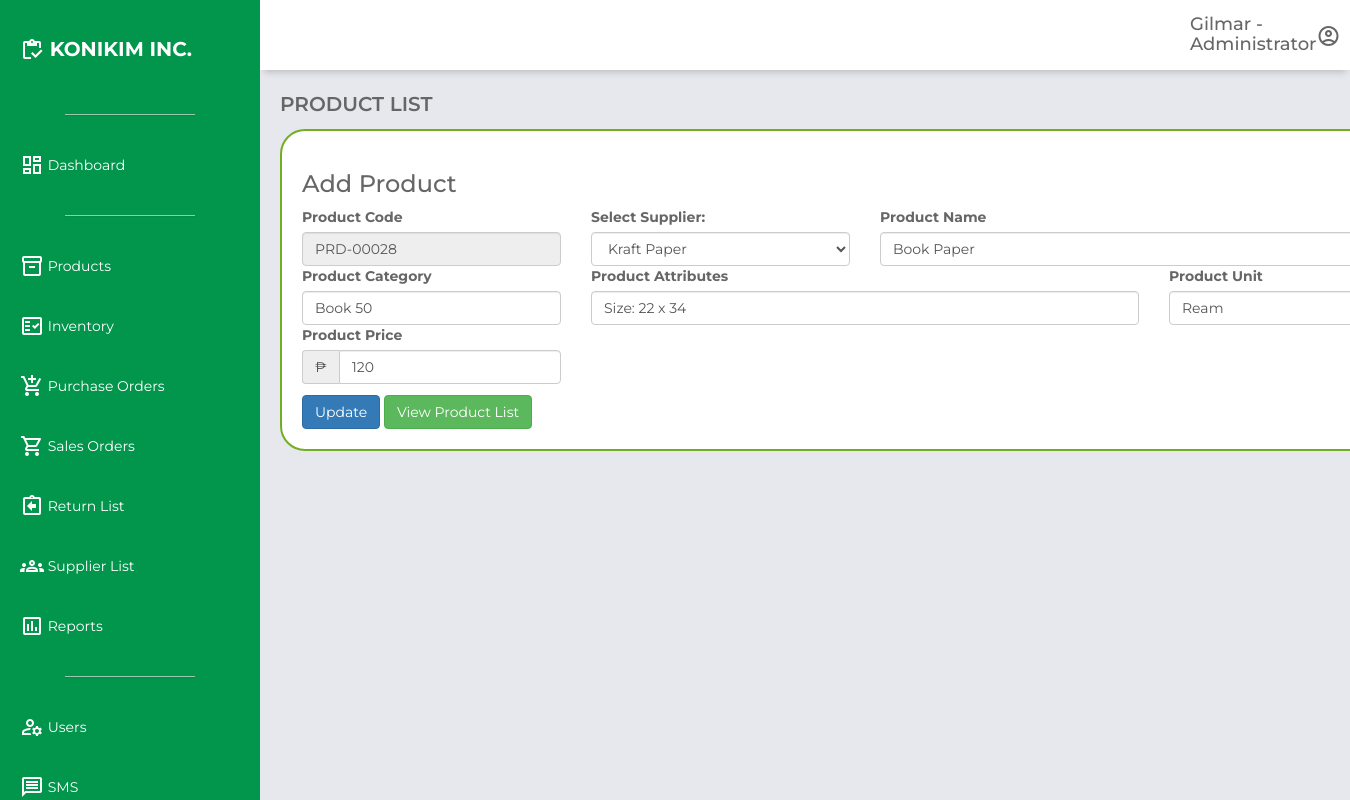
/product_edit.php?editid=28 (signed in), run on the app's committed database.
### tables this page shows
CREATE TABLE `product_list` (
  `id` int(11) NOT NULL,
  `productcode` varchar(250) NOT NULL,
  `supplierCode` int(11) NOT NULL,
  `productsupplier` varchar(250) NOT NULL,
  `productname` varchar(250) NOT NULL,
  `productcategory` varchar(250) NOT NULL,
  `productattributes` varchar(250) NOT NULL,
  `productunit` varchar(250) NOT NULL,
  `productprice` float NOT NULL,
  `datecreation` timestamp NOT NULL DEFAULT current_timestamp() ON UPDATE current_timestamp()
);

### product_edit.php (the view, shortened to what this page needs)
<?php
if (isset($_SESSION['loggedin']) && $_SESSION['loggedin'] == true && isset($_SESSION['firstname']) && isset($_SESSION['user_type'])) {
    $userFirstName = $_SESSION['firstname'];
    $userType = $_SESSION['user_type'];
} else {
    $userFirstName = 'Unknown';
    $userType = 'Unknown';
}
require_once 'db_config.php';
?>
<!DOCTYPE html>
<html lang="en">
<head>
    <link href="https://unpkg.com/boxicons@2.0.7/css/boxicons.min.css" rel="stylesheet">
    <link href="https://maxcdn.bootstrapcdn.com/bootstrap/3.3.0/css/bootstrap.min.css" rel="stylesheet">
    <link href="https://cdn.datatables.net/1.10.25/css/dataTables.bootstrap.min.css" rel="stylesheet">
    <link rel="stylesheet" href="css\dashboard.css">
</head>
<body>
    <div class="grid-container">
        <header class="header">
            <div class="header-right" style="margin-left: 900px;">
                <h4><?php echo htmlspecialchars($userFirstName); ?> - <?php echo htmlspecialchars($userType); ?></h4>
            </div>
            <div class="header-right">
                <span class="material-icons-outlined" id="userIcon">account_circle</span>
            </div>
        </header>
        <aside id="sidebar">
            <div class="sidebar-title">
                <div class="sidebar-brand">
                    <span class="material-icons-outlined">inventory</span> KONIKIM INC.
                </div>
            </div>
            <ul class="sidebar-list">
                <hr class="sidebar-divider hr-sidebar-divider">
                <li class="sidebar-list-item">
                    <a href="dashboard.php" target="_self">
                        <span class="material-icons-outlined">dashboard</span> Dashboard
                    </a>
                </li>
                <hr class="sidebar-divider hr-sidebar-divider">
                <li class="sidebar-list-item">
                    <a href="products.php" target="_self">
                        <span class="material-icons-outlined">inventory_2</span> Products
                    </a>
                </li>
                <li class="sidebar-list-item">
                    <a href="inventory.php" target="_self">
                        <span class="material-icons-outlined">fact_check</span> Inventory
                    </a>
                </li>
                <li class="sidebar-list-item">
                    <a href="purchase_orders.php" target="_self">
                        <span class="material-icons-outlined">add_shopping_cart</span> Purchase Orders
                    </a>
                </li>
                <li class="sidebar-list-item">
                    <a href="sales_orders.php" target="_self">
                        <span class="material-icons-outlined">shopping_cart</span> Sales Orders
                    </a>
                </li>
                <li class="sidebar-list-item">
                    <a href="return_list.php" target="_self">
                        <span class="material-icons-outlined">assignment_return</span> Return List
                    </a>
                </li>
                <li class="sidebar-list-item">
                    <a href="supplier.php" target="_self">
                        <span class="material-icons-outlined">groups</span> Supplier List
                    </a>
                </li>
                <li class="sidebar-list-item">
                    <a href="reports.php" target="_self">
                        <span class="material-icons-outlined">poll</span> Reports
                    </a>
                </li>
                <?php if ($_SESSION['user_type'] == 'Administrator') : ?>
                    <hr class="sidebar-divider hr-sidebar-divider">
                    <li class="sidebar-list-item">
                        <a href="user.php" target="_self">
                            <span class="material-icons-outlined">manage_accounts</span> Users
                        </a>
                    </li>
                    <li class="sidebar-list-item">
                        <a href="sms.php" target="_self">
                            <span class="material-icons-outlined">message</span> SMS
                        </a>
                    </li>
                <?php endif; ?>
            </ul>
        </aside>
        <main class="main-container">
            <div class="main-title">
                <p class="font-weight-bold">PRODUCT LIST</p>
            </div>
            <div class="container">
                <div class="row">
                    <div class="col-md-6">
                        <h3>Add Product</h3>
                    </div>
                </div>
                <form method="POST">
                    <?php
                    $eid = $_GET['editid'];
                    $productQuery = "SELECT * FROM product_list WHERE id = ?";
                    $stmt = $conn->prepare($productQuery);
                    $stmt->bind_param("i", $eid);
                    $stmt->execute();
                    $productResult = $stmt->get_result();
                    if ($row = $productResult->fetch_assoc()) {
                    ?>
                        <div class="row">
                            <div class="col-md-3">
                                <label for="productcode">Product Code</label>
                                <input type="text" class="form-control" name="productcode" value="<?php echo htmlspecialchars($row['productcode']); ?>" readonly required>
                            </div>
                            <div class="col-md-3">
                                <label for="supplierDropdown">Select Supplier:</label>
                                <select id="supplierDropdown" class="form-control" name="supplierDropdown">
                                    <?php
                                    $supplierQuery = "SELECT id, companyname FROM supplier_list";
                                    $supplierResult = $conn->query($supplierQuery);
                                    while ($supplierRow = $supplierResult->fetch_assoc()) {
                                        $selected = ($row['productsupplier'] == $supplierRow['companyname']) ? 'selected' : '';
                                        echo "<option value='" . htmlspecialchars($supplierRow["companyname"]) . "' $selected>" . htmlspecialchars($supplierRow["companyname"]) . "</option>";
                                    }
                                    ?>
                                </select>
                            </div>
                            <div class="col-md-6">
                                <label for="productname">Product Name</label>
                                <input type="text" class="form-control" name="productname" value="<?php echo htmlspecialchars($row['productname']); ?>" placeholder="Enter Product Name" required>
                            </div>
                        </div>
                        <div class="row">
                            <div class="col-md-3">
                                <label for="category">Product Category</label>
                                <input type="text" class="form-control" name="category" value="<?php echo htmlspecialchars($row['productcategory']); ?>" placeholder="Ex. Bond Paper, Envelope, etc." required>
                            </div>
                            <div class="col-md-6">
                                <label for="attributes">Product Attributes</label>
                                <input type="text" class="form-control" name="attributes" value="<?php echo htmlspecialchars($row['productattributes']); ?>" placeholder="Ex. Color: White, Size: 8 1/2 x 11" required>
                            </div>
                            <div class="col-md-3">
                                <label for="unit">Product Unit</label>
                                <input type="text" class="form-control" name="unit" value="<?php echo htmlspecialchars($row['productunit']); ?>" placeholder="Ex. Ream, Pieces, etc." required>
                            </div>
                        </div>
                        <div class="row">
                            <div class="col-md-3">
                                <label for="price">Product Price</label>
                                <div class="input-group">
                                    <span class="input-group-addon">₱</span>
                                    <input type="number" class="form-control" name="price" value="<?php echo htmlspecialchars($row['productprice']); ?>" placeholder="Enter Product Price" required>
                                </div>
                            </div>
                        </div>
                        <div class="row" style="margin-top: 1%">
                            <div class="col-md-6">
                                <button type="submit" name="update" class="btn btn-primary">Update</button>
                                <a href="products.php" class="btn btn-success">View Product List</a>
                            </div>
                        </div>
                    <?php
                    } else {
                        echo "Product not found.";
                    }
                    ?>
                </form>
            </div>
        </main>
    </div>
</body>
</html>

### css/dashboard.css (style rules this page uses)
body { margin: 0; padding: 0; box-sizing: border-box; background-color: #e6e8ed; color: #666666; font-family: "Montserrat", sans-serif !important; }
.material-icons-outlined { vertical-align: middle; line-height: 1px; }
.font-weight-bold { font-weight: 600; }
.grid-container { display: grid; grid-template-columns: 260px 1fr 1fr 1fr; grid-template-rows: 0.2fr 3fr; grid-template-areas: "sidebar header header header" "sidebar main main main"; height: 100vh; }
.header { grid-area: header; height: 70px; background-color: #ffffff; display: flex; align-items: center; justify-content: space-between; padding: 0 30px 0 30px; box-shadow: 0 6px 7px -4px rgba(0, 0, 0, 0.2); }
#sidebar { grid-area: sidebar; height: 100%; background-color: #02964C; color: #ffffff; overflow-y: auto; transition: all 0.5s; -webkit-transition: all 0.5s; }
.hr-sidebar-divider { border-top: 1px solid #ddd; margin: 20px auto; width: 50%; opacity: 0.7; box-shadow: 0 1px 1px rgba(0, 0, 0, 0.1); }
.sidebar-title { display: flex; justify-content: space-between; align-items: center; padding: 20px 20px 20px 20px; margin-bottom: 30px; }
.sidebar-brand { margin-top: 15px; font-size: 20px; font-weight: 700; }
.sidebar-list { padding: 0; margin-top: 15px; list-style-type: none; }
.sidebar-list-item { padding: 20px 20px 20px 20px; }
.sidebar-list-item > a { text-decoration: none; color: #ffffff; }
.main-container { grid-area: main; overflow-y: auto; padding: 20px 20px; }
.container { background-color: #fff; border-radius: 25px; border: 2px solid #73AD21; padding: 20px; }
.main-title { display: flex; justify-content: space-between; }
.main-title > p { font-size: 20px; }

### data on the page
product_list: productcode "PRD-00028", productname "Book Paper", category "Book 50", attributes "Size: 22 x 34", unit "Ream", price "120"

### other printed values
$userFirstName "Gilmar"
$userType "Administrator"
form field supplierDropdown "Kraft Paper"
